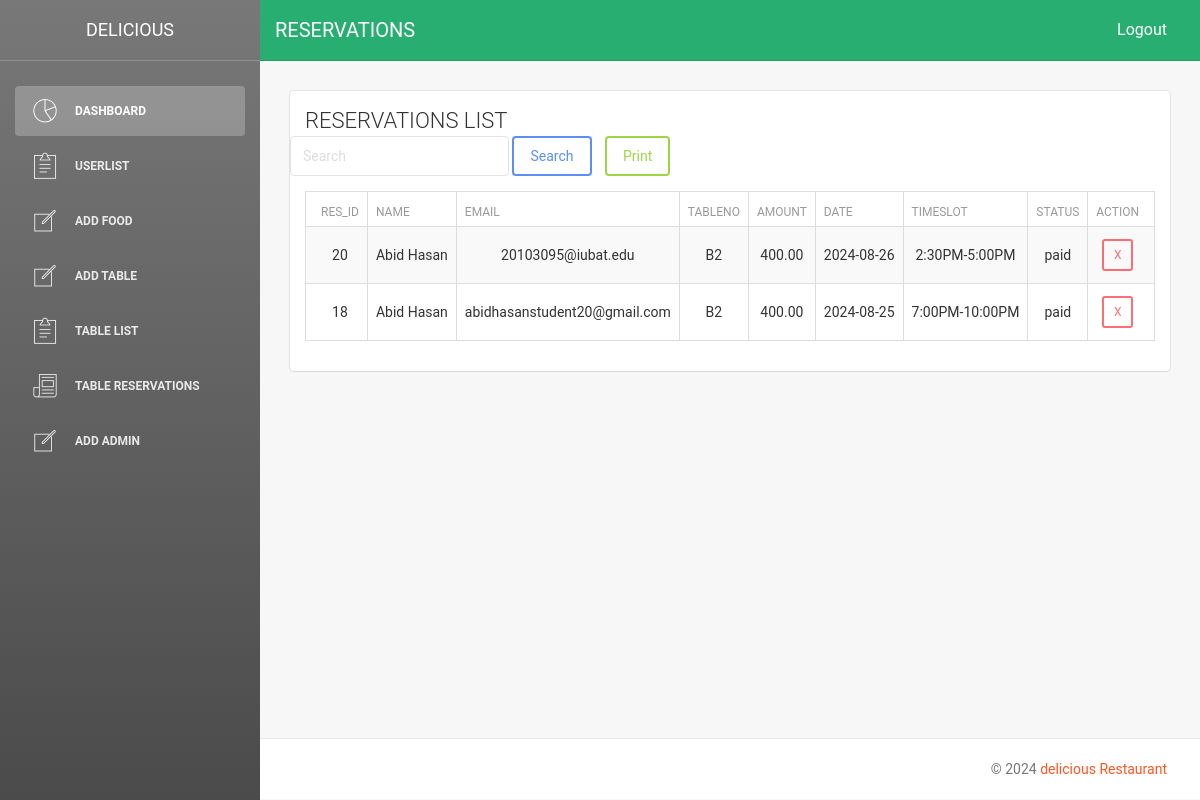
/admin/reservations.php (signed in), run on the app's committed database.
### tables this page shows
CREATE TABLE `payment` (
  `p_id` int(55) NOT NULL,
  `resid` int(55) NOT NULL,
  `name` varchar(255) NOT NULL,
  `email` varchar(255) NOT NULL,
  `Tableno` varchar(255) NOT NULL,
  `amount` decimal(10,2) NOT NULL,
  `date` date NOT NULL,
  `timeslot` varchar(50) NOT NULL,
  `status` varchar(200) NOT NULL
);

### admin/reservations.php (the view, shortened to what this page needs)
<?php
require "connection.php";
$search = '';
$sql = "SELECT * FROM `payment` WHERE `name` LIKE ? OR `email` LIKE ? OR `Tableno` LIKE ? OR `amount` LIKE ? ORDER BY `p_id` DESC";
$stmt = $conn->prepare($sql);
$searchParam = "%$search%";
$stmt->bind_param('ssss', $searchParam, $searchParam, $searchParam, $searchParam);
$stmt->execute();
$result = $stmt->get_result();
$row = $result->num_rows;
?>
<!doctype html>
<html lang="en">
<head>
    <link href="assets/css/bootstrap.min.css" rel="stylesheet" />
    <link href="assets/css/animate.min.css" rel="stylesheet"/>
    <link href="assets/css/light-bootstrap-dashboard.css" rel="stylesheet"/>
    <link href="assets/css/demo.css" rel="stylesheet" />
    <link href="assets/css/pe-icon-7-stroke.css" rel="stylesheet" />
    <link href="assets/css/style.css" rel="stylesheet" />
</head>
<body>
<div class="wrapper">
<div class="sidebar" data-color="black" >
<?php require "includes/side_wrapper.php"; ?>
<div class="main-panel">
<nav class="navbar navbar-default navbar-fixed" style="background: #27ae70;">
    <div class="container-fluid">
                <div class="navbar-header">
                    <a class="navbar-brand" href="#" style="color: #fff;">RESERVATIONS </a>
                </div>
                <div class="collapse navbar-collapse">
                    <ul class="nav navbar-nav navbar-right">
                        <li>
                            <a href="logout.php" style="color: #fff;">
                                Logout
                            </a>
                        </li>
                    </ul>
                </div>
            </div>
        </nav>
        <div class="content">
            <div class="container-fluid">
                <div class="row">
                    <div class="col-md-12">
                        <div class="card">
                            <div class="header">
                                <h4 class="title">RESERVATIONS LIST</h4>
                            </div>
                            <form class="form-inline float-right" method="GET" action="">
                                    <div class="form-group">
                                        <input type="text" class="form-control" name="search" placeholder="Search" value="<?php echo htmlspecialchars($search); ?>">
                                    </div>
                                    <button type="submit" class="btn btn-primary" style="margin-right:1rem;">Search</button>
                                    <button type="button" class="btn btn-success " onclick="printTable()">Print</button>
                                </form>
                            <?php if ($row > 0): ?>
                            <div class="content table-responsive">
                <table class="table table-striped table-bordered text-center mt-2" id="example">
                    <thead class="table-dark">
                        <tr>
                            <th>res_Id</th>
                            <th>Name</th>
                            <th>Email</th>
                            <th>TableNo</th>
                            <th>Amount</th>
                            <th>Date</th>
                            <th>Timeslot</th>
                            <th>Status</th>
                            <th>Action</th>
                        </tr>
                    </thead>
                    <tbody>
                        <?php while ($row = $result->fetch_assoc()): ?>
                            <tr>
                                <td><?php echo htmlspecialchars($row['resid']); ?></td>
                                <td><?php echo htmlspecialchars($row['name']); ?></td>
                                <td><?php echo htmlspecialchars($row['email']); ?></td>
                                <td><?php echo htmlspecialchars($row['Tableno']); ?></td>
                                <td><?php echo htmlspecialchars($row['amount']); ?></td>
                                <td><?php echo htmlspecialchars($row['date']); ?></td>
                                <td><?php echo htmlspecialchars($row['timeslot']); ?></td>
                                <td><?php echo htmlspecialchars($row['status']); ?></td>
                                <td>
                                    <a href="deletepayment.php?id=<?php echo $row['p_id']; ?>" class="btn btn-danger btn-sm">X</a>
                            </td>
                            </tr>
                        <?php endwhile; ?>
                    </tbody>
                </table>
        <?php else: ?>
            <div class="alert alert-info text-center" role="alert">
                No records found.
            </div>
        <?php endif; ?>
                            </div>
                        </div>
                    </div>
                </div>
            </div>
        </div>
        <footer class="footer">
            <div class="container-fluid">
                <p class="copyright pull-right">
                    &copy; 2024 <a href="#" style="color: #FF5722;">delicious Restaurant</a>
                </p>
            </div>
        </footer>
    </div>
</div>
</body>
</html>

### data on the page
payment: resid "20", name "Abid Hasan", email "20103095@iubat.edu", Tableno "B2", amount "400.00", date "2024-08-26", timeslot "2:30PM-5:00PM", status "paid"
payment: resid "18", name "Abid Hasan", email "abidhasanstudent20@gmail.com", Tableno "B2", amount "400.00", date "2024-08-25", timeslot "7:00PM-10:00PM", status "paid"
